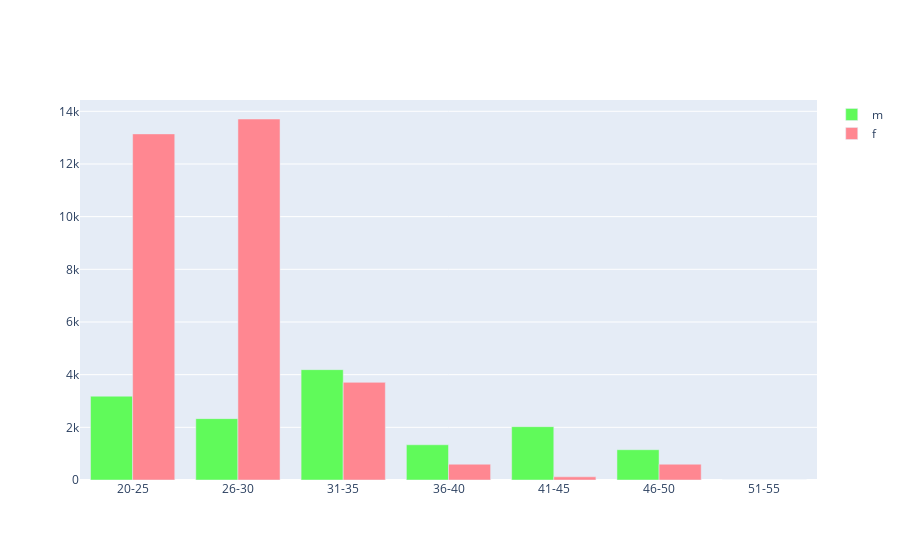

The cell this chart's notebook holds for it:
### Code cell
narc.graph_index_columns(raw)

### Figure 1 — Plotly figure (JSON) as saved in the notebook; plotly's stock layout.template omitted (floating-point values rounded to 4 significant figures)
{"data": [{"marker": {"color": "#60FA5A"}, "name": "m", "type": "bar", "x": ["20-25", "26-30", "31-35", "36-40", "41-45", "46-50", "51-55"], "y": [3182.0, 2330, 4190, 1338.0, 2025, 1150, 0]}, {"marker": {"color": "#FF8791"}, "name": "f", "type": "bar", "x": ["20-25", "26-30", "31-35", "36-40", "41-45", "46-50", "51-55"], "y": [13140.0, 13710.0, 3708.0, 600, 120, 600, 0]}], "layout": {"barmode": "group"}}
